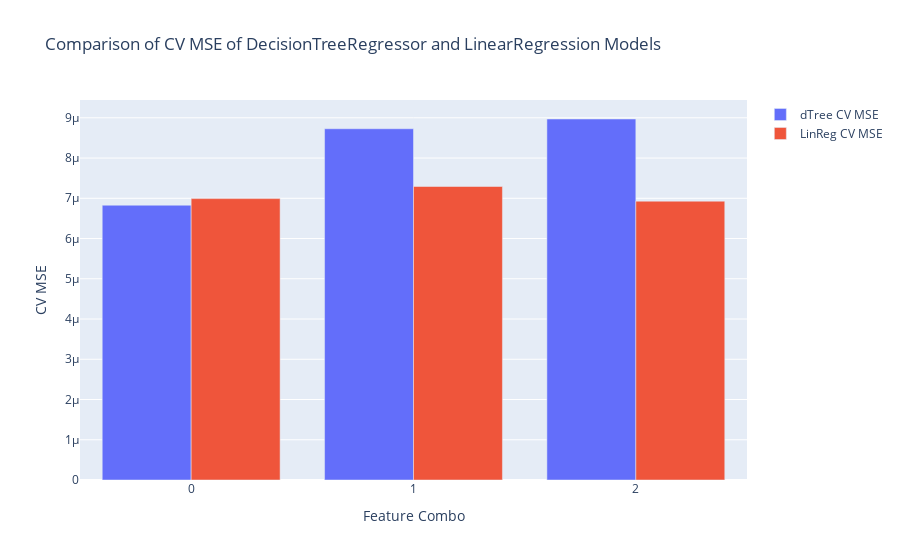

The notebook cell saved with this chart:
### Code cell
#Function that takes in 2 dictionaries of losses --> loss1, loss2 and names to label plot
def compareModels(loss1, name1, loss2, name2):
    names = list(loss1.keys())
    fig = go.Figure([
        go.Bar(x = names, y = list(loss1.values()), name=name1), 
        go.Bar(x = names, y = list(loss2.values()), name=name2)])
    return fig

fig = compareModels(tree_losses, "dTree CV MSE", lin_losses, "LinReg CV MSE")
fig.update_layout(
    title="Comparison of CV MSE of DecisionTreeRegressor and LinearRegression Models",
    xaxis_title="Feature Combo",
    yaxis_title="CV MSE")
fig.show()

### Figure 1 — Plotly figure (JSON) as saved in the notebook; plotly's stock layout.template omitted (floating-point values rounded to 4 significant figures)
{"data": [{"name": "dTree CV MSE", "type": "bar", "x": [0, 1, 2], "y": [6.828e-06, 8.728e-06, 8.97e-06]}, {"name": "LinReg CV MSE", "type": "bar", "x": [0, 1, 2], "y": [6.992e-06, 7.293e-06, 6.928e-06]}], "layout": {"title": {"text": "Comparison of CV MSE of DecisionTreeRegressor and LinearRegression Models"}, "xaxis": {"title": {"text": "Feature Combo"}}, "yaxis": {"title": {"text": "CV MSE"}}}}
